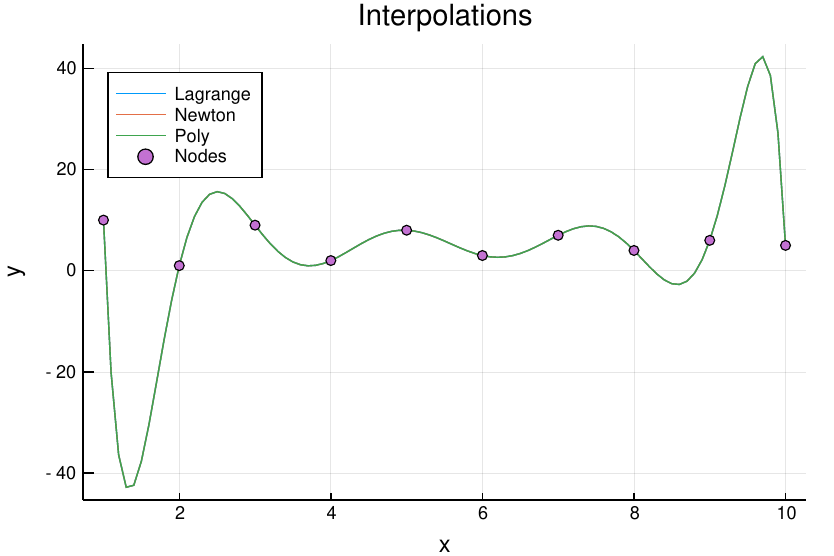

Generate this figure with Julia:
using Plots
using Polynomials

include("newton.jl")
include("polynomials.jl")
include("lagrange.jl")

xval = [1,2,3,4,5,6,7,8,9,10]
yval = [10,1,9,2,8,3,7,4,6,5]
xs=1:0.1:10
fxs_lagrange = Lagrange(xs,xval, yval)
fxs_newton = Newton(xs, xval, yval)
fxs_poly = Poly(xs, xval, yval)

plot(xs, fxs_lagrange, title="Interpolations", 
    label="Lagrange", 
    legend = :topleft, 
    xlabel = "x", ylabel = "y")
plot!(xs, fxs_newton, title="Interpolations", 
    label="Newton")
plot!(xs, fxs_poly, title="Interpolations", 
    label="Poly")
scatter!(xval, yval, label="Nodes")

savefig("all.pdf")
